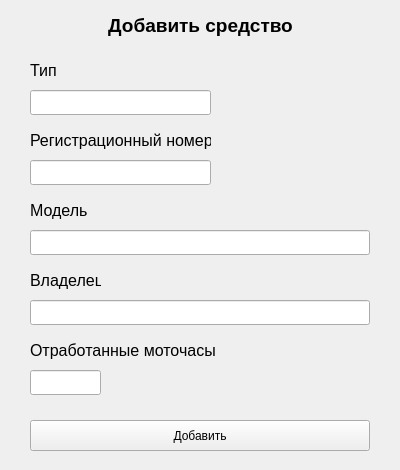
<?xml version="1.0" encoding="UTF-8"?>
<ui version="4.0">
 <class>AddVehicle</class>
 <widget class="QWidget" name="AddVehicle">
  <property name="geometry">
   <rect>
    <x>0</x>
    <y>0</y>
    <width>400</width>
    <height>470</height>
   </rect>
  </property>
  <property name="windowTitle">
   <string>Form</string>
  </property>
  <widget class="QLabel" name="label">
   <property name="geometry">
    <rect>
     <x>0</x>
     <y>10</y>
     <width>401</width>
     <height>31</height>
    </rect>
   </property>
   <property name="font">
    <font>
     <pointsize>14</pointsize>
     <bold>true</bold>
    </font>
   </property>
   <property name="text">
    <string>Добавить средство</string>
   </property>
   <property name="alignment">
    <set>Qt::AlignCenter</set>
   </property>
  </widget>
  <widget class="QLabel" name="type_label">
   <property name="geometry">
    <rect>
     <x>30</x>
     <y>60</y>
     <width>31</width>
     <height>20</height>
    </rect>
   </property>
   <property name="font">
    <font>
     <pointsize>12</pointsize>
     <bold>false</bold>
    </font>
   </property>
   <property name="text">
    <string>Тип</string>
   </property>
  </widget>
  <widget class="QLineEdit" name="type_input">
   <property name="geometry">
    <rect>
     <x>30</x>
     <y>90</y>
     <width>181</width>
     <height>25</height>
    </rect>
   </property>
  </widget>
  <widget class="QLabel" name="reg_label">
   <property name="geometry">
    <rect>
     <x>30</x>
     <y>130</y>
     <width>181</width>
     <height>20</height>
    </rect>
   </property>
   <property name="font">
    <font>
     <pointsize>12</pointsize>
     <bold>false</bold>
    </font>
   </property>
   <property name="text">
    <string>Регистрационный номер</string>
   </property>
  </widget>
  <widget class="QLineEdit" name="reg_input">
   <property name="geometry">
    <rect>
     <x>30</x>
     <y>160</y>
     <width>181</width>
     <height>25</height>
    </rect>
   </property>
  </widget>
  <widget class="QLabel" name="model_label">
   <property name="geometry">
    <rect>
     <x>30</x>
     <y>200</y>
     <width>61</width>
     <height>20</height>
    </rect>
   </property>
   <property name="font">
    <font>
     <pointsize>12</pointsize>
     <bold>false</bold>
    </font>
   </property>
   <property name="text">
    <string>Модель</string>
   </property>
  </widget>
  <widget class="QLineEdit" name="model_input">
   <property name="geometry">
    <rect>
     <x>30</x>
     <y>230</y>
     <width>340</width>
     <height>25</height>
    </rect>
   </property>
  </widget>
  <widget class="QLabel" name="owner_label">
   <property name="geometry">
    <rect>
     <x>30</x>
     <y>270</y>
     <width>71</width>
     <height>20</height>
    </rect>
   </property>
   <property name="font">
    <font>
     <pointsize>12</pointsize>
     <bold>false</bold>
    </font>
   </property>
   <property name="text">
    <string>Владелец</string>
   </property>
  </widget>
  <widget class="QLineEdit" name="owner_input">
   <property name="geometry">
    <rect>
     <x>30</x>
     <y>300</y>
     <width>340</width>
     <height>25</height>
    </rect>
   </property>
  </widget>
  <widget class="QLabel" name="hours_label">
   <property name="geometry">
    <rect>
     <x>30</x>
     <y>340</y>
     <width>191</width>
     <height>20</height>
    </rect>
   </property>
   <property name="font">
    <font>
     <pointsize>12</pointsize>
     <bold>false</bold>
    </font>
   </property>
   <property name="text">
    <string>Отработанные моточасы</string>
   </property>
  </widget>
  <widget class="QLineEdit" name="hours_input">
   <property name="geometry">
    <rect>
     <x>30</x>
     <y>370</y>
     <width>71</width>
     <height>25</height>
    </rect>
   </property>
  </widget>
  <widget class="QPushButton" name="add_button">
   <property name="geometry">
    <rect>
     <x>30</x>
     <y>420</y>
     <width>340</width>
     <height>31</height>
    </rect>
   </property>
   <property name="text">
    <string>Добавить</string>
   </property>
  </widget>
 </widget>
 <resources/>
 <connections/>
</ui>
